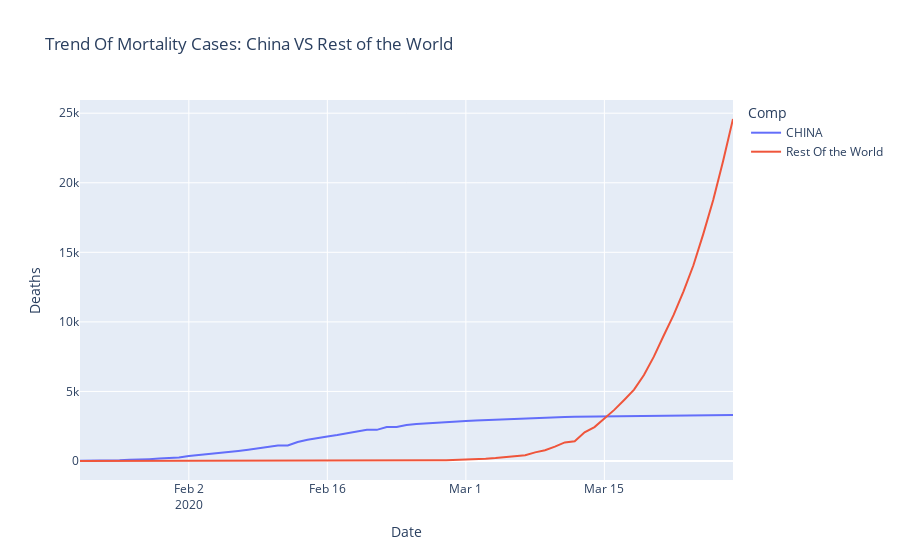

The code cell stored with this chart in its notebook:
### Code cell
fig2 = px.line(df_comp1, x="Date", y="Deaths", color="Comp",
              line_group="Comp", hover_name="Comp",title="Trend Of Mortality Cases: China VS Rest of the World ")
fig2.show()

### Figure 1 — Plotly figure (JSON) as saved in the notebook; plotly's stock layout.template omitted (floating-point values rounded to 4 significant figures)
{"data": [{"hoverlabel": {"namelength": 0}, "hovertemplate": "<b>%{hovertext}</b><br><br>Comp=CHINA<br>Date=%{x}<br>Deaths=%{y}", "hovertext": ["CHINA", "CHINA", "CHINA", "CHINA", "CHINA", "CHINA", "CHINA", "CHINA", "CHINA", "CHINA", "CHINA", "CHINA", "CHINA", "CHINA", "CHINA", "CHINA", "CHINA", "CHINA", "CHINA", "CHINA", "CHINA", "CHINA", "CHINA", "CHINA", "CHINA", "CHINA", "CHINA", "CHINA", "CHINA", "CHINA", "CHINA", "CHINA", "CHINA", "CHINA", "CHINA", "CHINA", "CHINA", "CHINA", "CHINA", "CHINA", "CHINA", "CHINA", "CHINA", "CHINA", "CHINA", "CHINA", "CHINA", "CHINA", "CHINA", "CHINA", "CHINA", "CHINA", "CHINA", "CHINA", "CHINA", "CHINA", "CHINA", "CHINA", "CHINA", "CHINA", "CHINA", "CHINA", "CHINA", "CHINA", "CHINA", "CHINA", "CHINA"], "legendgroup": "CHINA", "line": {"color": "#636efa", "dash": "solid"}, "mode": "lines", "name": "CHINA", "showlegend": true, "type": "scatter", "x": ["2020-01-22", "2020-01-23", "2020-01-24", "2020-01-25", "2020-01-26", "2020-01-27", "2020-01-28", "2020-01-29", "2020-01-30", "2020-01-31", "2020-02-01", "2020-02-02", "2020-02-03", "2020-02-04", "2020-02-05", "2020-02-06", "2020-02-07", "2020-02-08", "2020-02-09", "2020-02-10", "2020-02-11", "2020-02-12", "2020-02-13", "2020-02-14", "2020-02-15", "2020-02-16", "2020-02-17", "2020-02-18", "2020-02-19", "2020-02-20", "2020-02-21", "2020-02-22", "2020-02-23", "2020-02-24", "2020-02-25", "2020-02-26", "2020-02-27", "2020-02-28", "2020-02-29", "2020-03-01", "2020-03-02", "2020-03-03", "2020-03-04", "2020-03-05", "2020-03-06", "2020-03-07", "2020-03-08", "2020-03-09", "2020-03-10", "2020-03-11", "2020-03-12", "2020-03-13", "2020-03-14", "2020-03-15", "2020-03-16", "2020-03-17", "2020-03-18", "2020-03-19", "2020-03-20", "2020-03-21", "2020-03-22", "2020-03-23", "2020-03-24", "2020-03-25", "2020-03-26", "2020-03-27", "2020-03-28"], "xaxis": "x", "y": [17, 18, 26, 42, 56, 82, 131, 133, 171, 213, 259, 361, 425, 491, 563, 633, 718, 805, 905, 1012, 1112, 1117, 1369, 1521, 1663, 1766, 1864, 2003, 2116, 2238, 2238, 2443, 2445, 2595, 2665, 2717, 2746, 2790, 2837, 2872, 2914, 2947, 2983, 3015, 3044, 3072, 3100, 3123, 3139, 3161, 3172, 3180, 3193, 3203, 3217, 3230, 3241, 3249, 3253, 3259, 3274, 3274, 3281, 3285, 3291, 3296, 3299], "yaxis": "y"}, {"hoverlabel": {"namelength": 0}, "hovertemplate": "<b>%{hovertext}</b><br><br>Comp=Rest Of the World<br>Date=%{x}<br>Deaths=%{y}", "hovertext": ["Rest Of the World", "Rest Of the World", "Rest Of the World", "Rest Of the World", "Rest Of the World", "Rest Of the World", "Rest Of the World", "Rest Of the World", "Rest Of the World", "Rest Of the World", "Rest Of the World", "Rest Of the World", "Rest Of the World", "Rest Of the World", "Rest Of the World", "Rest Of the World", "Rest Of the World", "Rest Of the World", "Rest Of the World", "Rest Of the World", "Rest Of the World", "Rest Of the World", "Rest Of the World", "Rest Of the World", "Rest Of the World", "Rest Of the World", "Rest Of the World", "Rest Of the World", "Rest Of the World", "Rest Of the World", "Rest Of the World", "Rest Of the World", "Rest Of the World", "Rest Of the World", "Rest Of the World", "Rest Of the World", "Rest Of the World", "Rest Of the World", "Rest Of the World", "Rest Of the World", "Rest Of the World", "Rest Of the World", "Rest Of the World", "Rest Of the World", "Rest Of the World", "Rest Of the World", "Rest Of the World", "Rest Of the World", "Rest Of the World", "Rest Of the World", "Rest Of the World", "Rest Of the World", "Rest Of the World", "Rest Of the World", "Rest Of the World", "Rest Of the World", "Rest Of the World", "Rest Of the World", "Rest Of the World", "Rest Of the World", "Rest Of the World", "Rest Of the World", "Rest Of the World", "Rest Of the World", "Rest Of the World", "Rest Of the World", "Rest Of the World"], "legendgroup": "Rest Of the World", "line": {"color": "#EF553B", "dash": "solid"}, "mode": "lines", "name": "Rest Of the World", "showlegend": true, "type": "scatter", "x": ["2020-01-22", "2020-01-23", "2020-01-24", "2020-01-25", "2020-01-26", "2020-01-27", "2020-01-28", "2020-01-29", "2020-01-30", "2020-01-31", "2020-02-01", "2020-02-02", "2020-02-03", "2020-02-04", "2020-02-05", "2020-02-06", "2020-02-07", "2020-02-08", "2020-02-09", "2020-02-10", "2020-02-11", "2020-02-12", "2020-02-13", "2020-02-14", "2020-02-15", "2020-02-16", "2020-02-17", "2020-02-18", "2020-02-19", "2020-02-20", "2020-02-21", "2020-02-22", "2020-02-23", "2020-02-24", "2020-02-25", "2020-02-26", "2020-02-27", "2020-02-28", "2020-02-29", "2020-03-01", "2020-03-02", "2020-03-03", "2020-03-04", "2020-03-05", "2020-03-06", "2020-03-07", "2020-03-08", "2020-03-09", "2020-03-10", "2020-03-11", "2020-03-12", "2020-03-13", "2020-03-14", "2020-03-15", "2020-03-16", "2020-03-17", "2020-03-18", "2020-03-19", "2020-03-20", "2020-03-21", "2020-03-22", "2020-03-23", "2020-03-24", "2020-03-25", "2020-03-26", "2020-03-27", "2020-03-28"], "xaxis": "x", "y": [0, 0, 0, 0, 0, 0, 0, 0, 0, 0, 0, 0, 0, 0, 0, 0, 0, 0, 0, 0, 0, 0, 0, 0, 1, 1, 1, 1, 3, 3, 6, 8, 12, 20, 27, 33, 45, 57, 75, 91, 127, 168, 216, 278, 352, 419, 622, 777, 1029, 1334, 1414, 2065, 2435, 3022, 3674, 4388, 5131, 6186, 7502, 9019, 10500, 12198, 14072, 16327, 18759, 21562, 24583], "yaxis": "y"}], "layout": {"legend": {"title": {"text": "Comp"}, "tracegroupgap": 0}, "title": {"text": "Trend Of Mortality Cases: China VS Rest of the World "}, "xaxis": {"anchor": "y", "domain": [0, 1], "title": {"text": "Date"}}, "yaxis": {"anchor": "x", "domain": [0, 1], "title": {"text": "Deaths"}}}}
